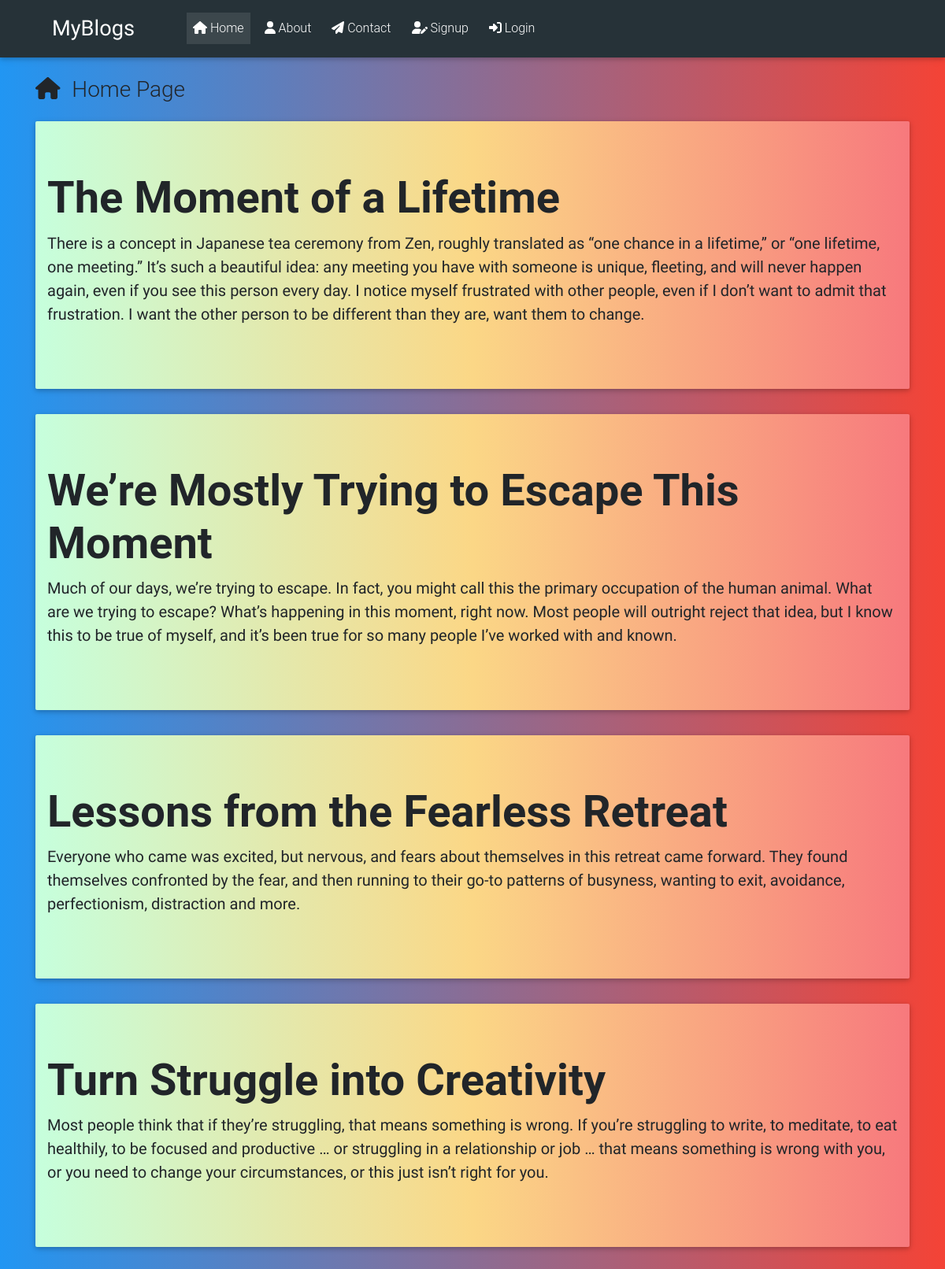
The page / on the database its author committed.
### blog/models.py (models this page shows)
class Post(models.Model):
    title = models.CharField(max_length=100)
    desc = models.TextField()

### blog/views.py (the view)
# urls.py: 2. Add a URL to urlpatterns:  path('', views.home, name='home')
def home(request):
    posts = Post.objects.all()
    return render(request, 'blog/home.html', {
        'home':'active',
        'posts':posts})

### blog/templates/blog/home.html (shortened to what this page needs)
{% extends 'blog/base.html' %}
{% load static %}
{% block content %}
    <div class="col-md-12">
        <h3 class="my-4"><i class="fa-solid fa-house mr-2"></i> Home Page</h3>
        {% for post in posts %}
        <div class="jumbotron jumbotron-fluid jumbo-color">
            <div class="container">
              <h2 class="display-4 font-weight-bold">{{ post.title }}</h2>
              <p class="lead">{{ post.desc }}</p>
            </div>
        </div>
        {% endfor %}
    </div>
{% endblock content %}

### blog/static/blog/css/style.css (style rules this page uses)
* { transition: all .5s linear 0s; }
body { background: linear-gradient(to right, #2196f3, #f44336); }
.jumbo-color { background: linear-gradient(to right, #c6ffdd, #fbd786, #f7797d); }
.lead { font-family: 'Shadows Into Light Two', cursive; }

### rows shown on the page
Post: title "The Moment of a Lifetime", desc "There is a concept in Japanese tea ceremony from Zen, roughly translated as “one chance in a lifetime,” or “one lifetime, one meeting.” It’s such a beautiful idea: any meeting you have with someone is unique, fleeting, and will never happen again, even if you see this person every day. I notice myself frustrated with other people, even if I don’t want to admit that frustration. I want the other person to be different than they are, want them to change."
Post: title "We’re Mostly Trying to Escape This Moment", desc "Much of our days, we’re trying to escape. In fact, you might call this the primary occupation of the human animal. What are we trying to escape? What’s happening in this moment, right now. Most people will outright reject that idea, but I know this to be true of myself, and it’s been true for so many people I’ve worked with and known."
Post: title "Lessons from the Fearless Retreat", desc "Everyone who came was excited, but nervous, and fears about themselves in this retreat came forward. They found themselves confronted by the fear, and then running to their go-to patterns of busyness, wanting to exit, avoidance, perfectionism, distraction and more."
Post: title "Turn Struggle into Creativity", desc "Most people think that if they’re struggling, that means something is wrong. If you’re struggling to write, to meditate, to eat healthily, to be focused and productive … or struggling in a relationship or job … that means something is wrong with you, or you need to change your circumstances, or this just isn’t right for you."
